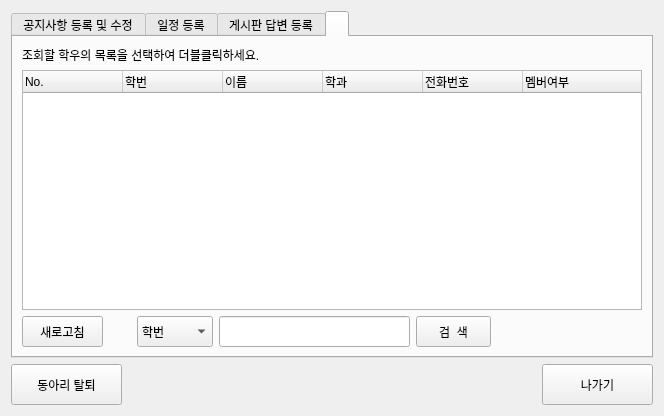
<?xml version="1.0" encoding="UTF-8"?>
<ui version="4.0">
 <class>AdminOfCirclePage</class>
 <widget class="QDialog" name="AdminOfCirclePage">
  <property name="geometry">
   <rect>
    <x>0</x>
    <y>0</y>
    <width>664</width>
    <height>416</height>
   </rect>
  </property>
  <property name="windowTitle">
   <string>Dialog</string>
  </property>
  <layout class="QGridLayout" name="gridLayout_5">
   <item row="0" column="0">
    <layout class="QVBoxLayout" name="verticalLayout_5">
     <item>
      <widget class="QTabWidget" name="tabWidget">
       <property name="styleSheet">
        <string notr="true">font: 10pt &quot;나눔바른고딕&quot;;</string>
       </property>
       <property name="currentIndex">
        <number>3</number>
       </property>
       <widget class="QWidget" name="tab_1">
        <attribute name="title">
         <string>공지사항 등록 및 수정</string>
        </attribute>
        <layout class="QGridLayout" name="gridLayout_2">
         <item row="0" column="0">
          <layout class="QVBoxLayout" name="verticalLayout_2">
           <item>
            <widget class="QLabel" name="label_4">
             <property name="text">
              <string>조회할 글의 목록을 선택하여 더블클릭하세요.</string>
             </property>
            </widget>
           </item>
           <item>
            <widget class="QTreeWidget" name="noticeList">
             <column>
              <property name="text">
               <string>No.</string>
              </property>
             </column>
             <column>
              <property name="text">
               <string>제목</string>
              </property>
             </column>
             <column>
              <property name="text">
               <string>작성자</string>
              </property>
             </column>
             <column>
              <property name="text">
               <string>작성일</string>
              </property>
             </column>
            </widget>
           </item>
           <item>
            <layout class="QHBoxLayout" name="horizontalLayout_5">
             <item>
              <widget class="QPushButton" name="noticeRefreshButton">
               <property name="minimumSize">
                <size>
                 <width>81</width>
                 <height>31</height>
                </size>
               </property>
               <property name="maximumSize">
                <size>
                 <width>81</width>
                 <height>31</height>
                </size>
               </property>
               <property name="text">
                <string>새로고침</string>
               </property>
              </widget>
             </item>
             <item>
              <spacer name="horizontalSpacer_4">
               <property name="orientation">
                <enum>Qt::Horizontal</enum>
               </property>
               <property name="sizeType">
                <enum>QSizePolicy::Minimum</enum>
               </property>
               <property name="sizeHint" stdset="0">
                <size>
                 <width>28</width>
                 <height>28</height>
                </size>
               </property>
              </spacer>
             </item>
             <item>
              <widget class="QComboBox" name="noticeSearchComboBox">
               <property name="minimumSize">
                <size>
                 <width>76</width>
                 <height>31</height>
                </size>
               </property>
               <property name="maximumSize">
                <size>
                 <width>76</width>
                 <height>31</height>
                </size>
               </property>
               <item>
                <property name="text">
                 <string>제목</string>
                </property>
               </item>
               <item>
                <property name="text">
                 <string>작성자</string>
                </property>
               </item>
               <item>
                <property name="text">
                 <string>작성일</string>
                </property>
               </item>
              </widget>
             </item>
             <item>
              <widget class="QLineEdit" name="noticeSearchLineEdit">
               <property name="minimumSize">
                <size>
                 <width>191</width>
                 <height>31</height>
                </size>
               </property>
               <property name="maximumSize">
                <size>
                 <width>191</width>
                 <height>31</height>
                </size>
               </property>
               <property name="styleSheet">
                <string notr="true">font: 10pt &quot;나눔바른고딕&quot;;</string>
               </property>
               <property name="text">
                <string/>
               </property>
              </widget>
             </item>
             <item>
              <widget class="QPushButton" name="noticeSearchButton">
               <property name="minimumSize">
                <size>
                 <width>75</width>
                 <height>31</height>
                </size>
               </property>
               <property name="maximumSize">
                <size>
                 <width>75</width>
                 <height>31</height>
                </size>
               </property>
               <property name="text">
                <string>검  색</string>
               </property>
               <property name="default">
                <bool>false</bool>
               </property>
              </widget>
             </item>
             <item>
              <spacer name="horizontalSpacer_5">
               <property name="orientation">
                <enum>Qt::Horizontal</enum>
               </property>
               <property name="sizeType">
                <enum>QSizePolicy::Expanding</enum>
               </property>
               <property name="sizeHint" stdset="0">
                <size>
                 <width>28</width>
                 <height>28</height>
                </size>
               </property>
              </spacer>
             </item>
             <item>
              <widget class="QPushButton" name="noticeNewWriteButton">
               <property name="minimumSize">
                <size>
                 <width>81</width>
                 <height>31</height>
                </size>
               </property>
               <property name="maximumSize">
                <size>
                 <width>81</width>
                 <height>31</height>
                </size>
               </property>
               <property name="text">
                <string>글쓰기</string>
               </property>
              </widget>
             </item>
            </layout>
           </item>
          </layout>
         </item>
        </layout>
       </widget>
       <widget class="QWidget" name="tab_2">
        <attribute name="title">
         <string>일정 등록</string>
        </attribute>
        <layout class="QGridLayout" name="gridLayout">
         <item row="0" column="0">
          <layout class="QHBoxLayout" name="horizontalLayout_4">
           <item>
            <widget class="QCalendarWidget" name="calendarWidget"/>
           </item>
           <item>
            <layout class="QVBoxLayout" name="verticalLayout">
             <item>
              <layout class="QHBoxLayout" name="horizontalLayout_2">
               <item>
                <widget class="QLabel" name="label">
                 <property name="text">
                  <string>날짜 :</string>
                 </property>
                 <property name="buddy">
                  <cstring>dateEdit</cstring>
                 </property>
                </widget>
               </item>
               <item>
                <widget class="QDateEdit" name="dateEdit">
                 <property name="minimumSize">
                  <size>
                   <width>154</width>
                   <height>22</height>
                  </size>
                 </property>
                 <property name="maximumSize">
                  <size>
                   <width>154</width>
                   <height>22</height>
                  </size>
                 </property>
                </widget>
               </item>
               <item>
                <spacer name="horizontalSpacer_2">
                 <property name="orientation">
                  <enum>Qt::Horizontal</enum>
                 </property>
                 <property name="sizeType">
                  <enum>QSizePolicy::Fixed</enum>
                 </property>
                 <property name="sizeHint" stdset="0">
                  <size>
                   <width>100</width>
                   <height>20</height>
                  </size>
                 </property>
                </spacer>
               </item>
              </layout>
             </item>
             <item>
              <spacer name="verticalSpacer">
               <property name="orientation">
                <enum>Qt::Vertical</enum>
               </property>
               <property name="sizeHint" stdset="0">
                <size>
                 <width>20</width>
                 <height>2</height>
                </size>
               </property>
              </spacer>
             </item>
             <item>
              <layout class="QHBoxLayout" name="horizontalLayout">
               <item>
                <widget class="QLabel" name="label_3">
                 <property name="text">
                  <string>일정내용</string>
                 </property>
                </widget>
               </item>
               <item>
                <spacer name="horizontalSpacer">
                 <property name="orientation">
                  <enum>Qt::Horizontal</enum>
                 </property>
                 <property name="sizeHint" stdset="0">
                  <size>
                   <width>248</width>
                   <height>17</height>
                  </size>
                 </property>
                </spacer>
               </item>
              </layout>
             </item>
             <item>
              <widget class="QTreeWidget" name="scheduleList">
               <property name="styleSheet">
                <string notr="true">font: 9pt &quot;나눔바른고딕&quot;;</string>
               </property>
               <column>
                <property name="text">
                 <string>시간</string>
                </property>
               </column>
               <column>
                <property name="text">
                 <string>일정내용</string>
                </property>
               </column>
              </widget>
             </item>
             <item>
              <layout class="QHBoxLayout" name="horizontalLayout_3">
               <item>
                <widget class="QPushButton" name="scheduleRefreshButton">
                 <property name="minimumSize">
                  <size>
                   <width>81</width>
                   <height>31</height>
                  </size>
                 </property>
                 <property name="maximumSize">
                  <size>
                   <width>81</width>
                   <height>31</height>
                  </size>
                 </property>
                 <property name="styleSheet">
                  <string notr="true">font: 9pt &quot;나눔바른고딕&quot;;</string>
                 </property>
                 <property name="text">
                  <string>새로고침</string>
                 </property>
                </widget>
               </item>
               <item>
                <spacer name="horizontalSpacer_3">
                 <property name="orientation">
                  <enum>Qt::Horizontal</enum>
                 </property>
                 <property name="sizeType">
                  <enum>QSizePolicy::Minimum</enum>
                 </property>
                 <property name="sizeHint" stdset="0">
                  <size>
                   <width>64</width>
                   <height>28</height>
                  </size>
                 </property>
                </spacer>
               </item>
               <item>
                <widget class="QPushButton" name="scheduleUploadButton">
                 <property name="minimumSize">
                  <size>
                   <width>71</width>
                   <height>31</height>
                  </size>
                 </property>
                 <property name="maximumSize">
                  <size>
                   <width>71</width>
                   <height>31</height>
                  </size>
                 </property>
                 <property name="styleSheet">
                  <string notr="true">font: 9pt &quot;나눔바른고딕&quot;;</string>
                 </property>
                 <property name="text">
                  <string>일정 등록</string>
                 </property>
                </widget>
               </item>
               <item>
                <widget class="QPushButton" name="scheduleDeleteButton">
                 <property name="minimumSize">
                  <size>
                   <width>71</width>
                   <height>31</height>
                  </size>
                 </property>
                 <property name="maximumSize">
                  <size>
                   <width>71</width>
                   <height>31</height>
                  </size>
                 </property>
                 <property name="styleSheet">
                  <string notr="true">font: 9pt &quot;나눔바른고딕&quot;;</string>
                 </property>
                 <property name="text">
                  <string>일정 삭제</string>
                 </property>
                </widget>
               </item>
              </layout>
             </item>
            </layout>
           </item>
          </layout>
         </item>
        </layout>
       </widget>
       <widget class="QWidget" name="tab_3">
        <attribute name="title">
         <string>게시판 답변 등록</string>
        </attribute>
        <layout class="QGridLayout" name="gridLayout_3">
         <item row="0" column="0">
          <layout class="QVBoxLayout" name="verticalLayout_3">
           <item>
            <widget class="QLabel" name="label_6">
             <property name="text">
              <string>조회할 글의 목록을 선택하여 더블클릭하세요.</string>
             </property>
            </widget>
           </item>
           <item>
            <widget class="QTreeWidget" name="boardList">
             <column>
              <property name="text">
               <string>No.</string>
              </property>
             </column>
             <column>
              <property name="text">
               <string>제목</string>
              </property>
             </column>
             <column>
              <property name="text">
               <string>작성일</string>
              </property>
             </column>
             <column>
              <property name="text">
               <string>답변일</string>
              </property>
             </column>
            </widget>
           </item>
           <item>
            <layout class="QHBoxLayout" name="horizontalLayout_6">
             <item>
              <widget class="QPushButton" name="boardRefreshButton">
               <property name="minimumSize">
                <size>
                 <width>81</width>
                 <height>31</height>
                </size>
               </property>
               <property name="maximumSize">
                <size>
                 <width>81</width>
                 <height>31</height>
                </size>
               </property>
               <property name="text">
                <string>새로고침</string>
               </property>
              </widget>
             </item>
             <item>
              <spacer name="horizontalSpacer_6">
               <property name="orientation">
                <enum>Qt::Horizontal</enum>
               </property>
               <property name="sizeType">
                <enum>QSizePolicy::Minimum</enum>
               </property>
               <property name="sizeHint" stdset="0">
                <size>
                 <width>28</width>
                 <height>28</height>
                </size>
               </property>
              </spacer>
             </item>
             <item>
              <widget class="QComboBox" name="boardSearchComboBox">
               <property name="minimumSize">
                <size>
                 <width>76</width>
                 <height>31</height>
                </size>
               </property>
               <property name="maximumSize">
                <size>
                 <width>76</width>
                 <height>31</height>
                </size>
               </property>
               <item>
                <property name="text">
                 <string>제목</string>
                </property>
               </item>
               <item>
                <property name="text">
                 <string>작성일</string>
                </property>
               </item>
               <item>
                <property name="text">
                 <string>답변일</string>
                </property>
               </item>
              </widget>
             </item>
             <item>
              <widget class="QLineEdit" name="boardSearchLineEdit">
               <property name="minimumSize">
                <size>
                 <width>191</width>
                 <height>31</height>
                </size>
               </property>
               <property name="maximumSize">
                <size>
                 <width>191</width>
                 <height>31</height>
                </size>
               </property>
              </widget>
             </item>
             <item>
              <widget class="QPushButton" name="boardSearchButton">
               <property name="minimumSize">
                <size>
                 <width>75</width>
                 <height>31</height>
                </size>
               </property>
               <property name="maximumSize">
                <size>
                 <width>75</width>
                 <height>31</height>
                </size>
               </property>
               <property name="text">
                <string>검  색</string>
               </property>
              </widget>
             </item>
             <item>
              <spacer name="horizontalSpacer_7">
               <property name="orientation">
                <enum>Qt::Horizontal</enum>
               </property>
               <property name="sizeType">
                <enum>QSizePolicy::Expanding</enum>
               </property>
               <property name="sizeHint" stdset="0">
                <size>
                 <width>28</width>
                 <height>28</height>
                </size>
               </property>
              </spacer>
             </item>
             <item>
              <widget class="QPushButton" name="deleteBoardButton">
               <property name="minimumSize">
                <size>
                 <width>81</width>
                 <height>31</height>
                </size>
               </property>
               <property name="maximumSize">
                <size>
                 <width>81</width>
                 <height>31</height>
                </size>
               </property>
               <property name="text">
                <string>글 삭제</string>
               </property>
              </widget>
             </item>
            </layout>
           </item>
          </layout>
         </item>
        </layout>
       </widget>
       <widget class="QWidget" name="tab_4">
        <attribute name="title">
         <string/>
        </attribute>
        <layout class="QGridLayout" name="gridLayout_4">
         <item row="0" column="0">
          <layout class="QVBoxLayout" name="verticalLayout_4">
           <item>
            <widget class="QLabel" name="label_5">
             <property name="text">
              <string>조회할 학우의 목록을 선택하여 더블클릭하세요.</string>
             </property>
            </widget>
           </item>
           <item>
            <widget class="QTreeWidget" name="memberList">
             <column>
              <property name="text">
               <string>No.</string>
              </property>
             </column>
             <column>
              <property name="text">
               <string>학번</string>
              </property>
             </column>
             <column>
              <property name="text">
               <string>이름</string>
              </property>
             </column>
             <column>
              <property name="text">
               <string>학과</string>
              </property>
             </column>
             <column>
              <property name="text">
               <string>전화번호</string>
              </property>
             </column>
             <column>
              <property name="text">
               <string>멤버여부</string>
              </property>
             </column>
            </widget>
           </item>
           <item>
            <layout class="QHBoxLayout" name="horizontalLayout_7">
             <item>
              <widget class="QPushButton" name="memberRefreshButton">
               <property name="minimumSize">
                <size>
                 <width>81</width>
                 <height>31</height>
                </size>
               </property>
               <property name="maximumSize">
                <size>
                 <width>81</width>
                 <height>31</height>
                </size>
               </property>
               <property name="text">
                <string>새로고침</string>
               </property>
              </widget>
             </item>
             <item>
              <spacer name="horizontalSpacer_9">
               <property name="orientation">
                <enum>Qt::Horizontal</enum>
               </property>
               <property name="sizeType">
                <enum>QSizePolicy::Minimum</enum>
               </property>
               <property name="sizeHint" stdset="0">
                <size>
                 <width>28</width>
                 <height>28</height>
                </size>
               </property>
              </spacer>
             </item>
             <item>
              <widget class="QComboBox" name="memberSearchComboBox">
               <property name="minimumSize">
                <size>
                 <width>76</width>
                 <height>31</height>
                </size>
               </property>
               <property name="maximumSize">
                <size>
                 <width>76</width>
                 <height>31</height>
                </size>
               </property>
               <item>
                <property name="text">
                 <string>학번</string>
                </property>
               </item>
               <item>
                <property name="text">
                 <string>이름</string>
                </property>
               </item>
               <item>
                <property name="text">
                 <string>학과</string>
                </property>
               </item>
               <item>
                <property name="text">
                 <string>전화번호</string>
                </property>
               </item>
              </widget>
             </item>
             <item>
              <widget class="QLineEdit" name="memberSearchLineEdit">
               <property name="minimumSize">
                <size>
                 <width>191</width>
                 <height>31</height>
                </size>
               </property>
               <property name="maximumSize">
                <size>
                 <width>191</width>
                 <height>31</height>
                </size>
               </property>
              </widget>
             </item>
             <item>
              <widget class="QPushButton" name="memberSearchButton">
               <property name="minimumSize">
                <size>
                 <width>75</width>
                 <height>31</height>
                </size>
               </property>
               <property name="maximumSize">
                <size>
                 <width>75</width>
                 <height>31</height>
                </size>
               </property>
               <property name="text">
                <string>검  색</string>
               </property>
              </widget>
             </item>
             <item>
              <spacer name="horizontalSpacer_10">
               <property name="orientation">
                <enum>Qt::Horizontal</enum>
               </property>
               <property name="sizeType">
                <enum>QSizePolicy::Expanding</enum>
               </property>
               <property name="sizeHint" stdset="0">
                <size>
                 <width>128</width>
                 <height>28</height>
                </size>
               </property>
              </spacer>
             </item>
            </layout>
           </item>
          </layout>
         </item>
        </layout>
       </widget>
      </widget>
     </item>
     <item>
      <layout class="QHBoxLayout" name="horizontalLayout_8">
       <item>
        <widget class="QPushButton" name="deleteCircleButton">
         <property name="minimumSize">
          <size>
           <width>111</width>
           <height>41</height>
          </size>
         </property>
         <property name="maximumSize">
          <size>
           <width>111</width>
           <height>41</height>
          </size>
         </property>
         <property name="styleSheet">
          <string notr="true">font: 11pt &quot;나눔바른고딕&quot;;</string>
         </property>
         <property name="text">
          <string>동아리 탈퇴</string>
         </property>
        </widget>
       </item>
       <item>
        <spacer name="horizontalSpacer_8">
         <property name="orientation">
          <enum>Qt::Horizontal</enum>
         </property>
         <property name="sizeHint" stdset="0">
          <size>
           <width>518</width>
           <height>38</height>
          </size>
         </property>
        </spacer>
       </item>
       <item>
        <widget class="QPushButton" name="exitMyAdminButton">
         <property name="minimumSize">
          <size>
           <width>111</width>
           <height>41</height>
          </size>
         </property>
         <property name="maximumSize">
          <size>
           <width>111</width>
           <height>41</height>
          </size>
         </property>
         <property name="styleSheet">
          <string notr="true">font: 11pt &quot;나눔바른고딕&quot;;</string>
         </property>
         <property name="text">
          <string>나가기</string>
         </property>
        </widget>
       </item>
      </layout>
     </item>
    </layout>
   </item>
  </layout>
 </widget>
 <tabstops>
  <tabstop>tabWidget</tabstop>
  <tabstop>noticeList</tabstop>
  <tabstop>noticeRefreshButton</tabstop>
  <tabstop>noticeSearchComboBox</tabstop>
  <tabstop>noticeSearchLineEdit</tabstop>
  <tabstop>noticeSearchButton</tabstop>
  <tabstop>noticeNewWriteButton</tabstop>
  <tabstop>calendarWidget</tabstop>
  <tabstop>dateEdit</tabstop>
  <tabstop>scheduleRefreshButton</tabstop>
  <tabstop>scheduleUploadButton</tabstop>
  <tabstop>boardList</tabstop>
  <tabstop>boardRefreshButton</tabstop>
  <tabstop>boardSearchComboBox</tabstop>
  <tabstop>boardSearchLineEdit</tabstop>
  <tabstop>boardSearchButton</tabstop>
  <tabstop>deleteBoardButton</tabstop>
  <tabstop>memberList</tabstop>
  <tabstop>memberRefreshButton</tabstop>
  <tabstop>memberSearchComboBox</tabstop>
  <tabstop>memberSearchLineEdit</tabstop>
  <tabstop>memberSearchButton</tabstop>
  <tabstop>exitMyAdminButton</tabstop>
 </tabstops>
 <resources/>
 <connections/>
</ui>
